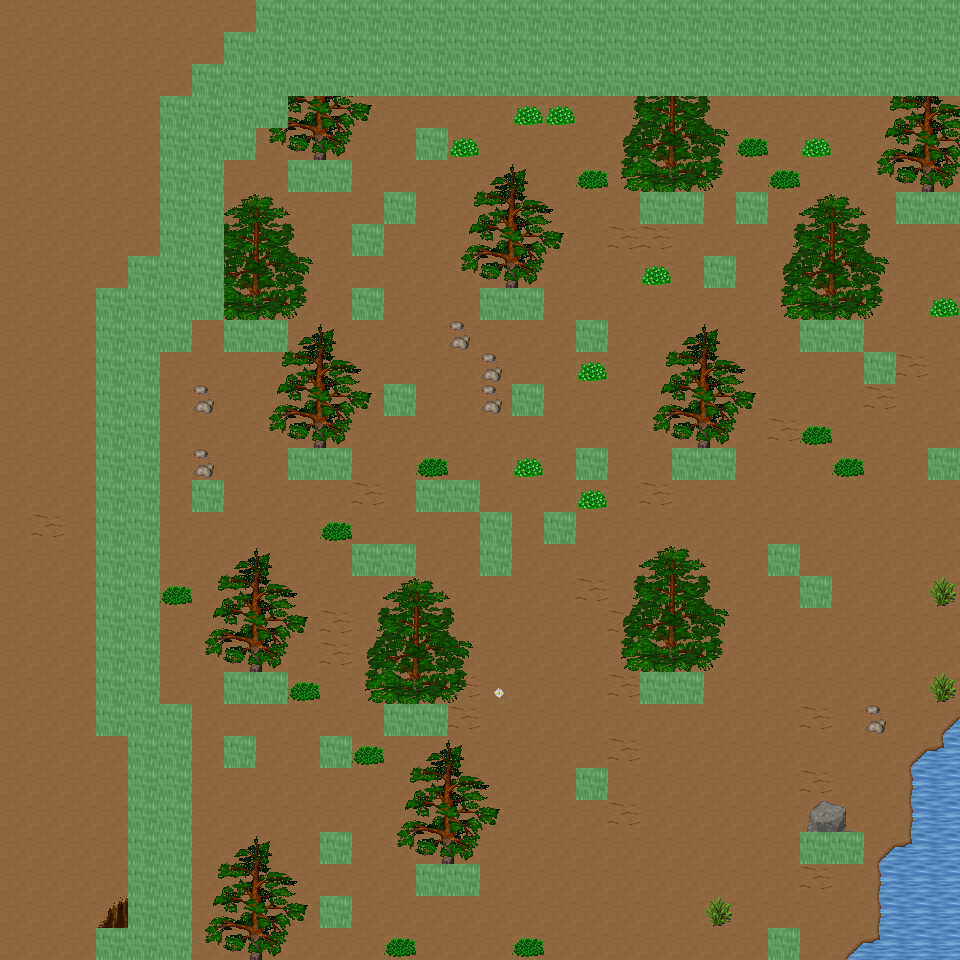

Rendered tile map (Tiled .tmx) drawn with the repository's tilesets; below, a short description and the map source with its tile grids summarised:
An orthogonal 30x30 tile map with 32x32 px tiles, 6 tile layers (Ground, Object, Object2, Above, ...), 57 tilesets and 6 objects (6x mapExit).

<map version="1.0" orientation="orthogonal" renderorder="right-down" width="30" height="30" tilewidth="32" tileheight="32" nextobjectid="7">
  <tileset firstgid="1" name="tileset_ground_ground" tilewidth="32" tileheight="32" tilecount="33" columns="3">
    <image source="../drawable/tileset_ground_ground.png" width="96" height="352" />
  </tileset>
  <tileset firstgid="34" name="tileset_ground_ice_ice" tilewidth="32" tileheight="32" tilecount="3" columns="3">
    <image source="../drawable/tileset_ground_ice_ice.png" width="96" height="32" />
  </tileset>
  <tileset firstgid="37" name="tileset_ground_indoor_brown_hole" tilewidth="32" tileheight="32" tilecount="56" columns="7">
    <image source="../drawable/tileset_ground_indoor_brown_hole.png" width="224" height="256" />
  </tileset>
  <tileset firstgid="93" name="tileset_ground_earth_edges" tilewidth="32" tileheight="32" tilecount="18" columns="6">
    <image source="../drawable/tileset_ground_earth_edges.png" width="192" height="96" />
  </tileset>
  <tileset firstgid="111" name="tileset_ground_rock_pebbles" tilewidth="32" tileheight="32" tilecount="3" columns="1">
    <image source="../drawable/tileset_ground_rock_pebbles.png" width="32" height="96" />
  </tileset>
  <tileset firstgid="114" name="tileset_item_corpse_huge_animal" tilewidth="32" tileheight="32" tilecount="16" columns="2">
    <image source="../drawable/tileset_item_corpse_huge_animal.png" width="64" height="256" />
  </tileset>
  <tileset firstgid="130" name="tileset_plant_flower_daisy_white" tilewidth="32" tileheight="32" tilecount="8" columns="2">
    <image source="../drawable/tileset_plant_flower_daisy_white.png" width="64" height="128" />
  </tileset>
  <tileset firstgid="138" name="tileset_ground_ridge_earth_dark" tilewidth="32" tileheight="32" tilecount="96" columns="12">
    <image source="../drawable/tileset_ground_ridge_earth_dark.png" width="384" height="256" />
  </tileset>
  <tileset firstgid="234" name="tileset_ground_grass_edges" tilewidth="32" tileheight="32" tilecount="36" columns="12">
    <image source="../drawable/tileset_ground_grass_edges.png" width="384" height="96" />
  </tileset>
  <tileset firstgid="270" name="tileset_ground_ridge_ice_2" tilewidth="32" tileheight="32" tilecount="42" columns="7">
    <image source="../drawable/tileset_ground_ridge_ice_2.png" width="224" height="192" />
  </tileset>
  <tileset firstgid="312" name="tileset_ground_ice_glacier" tilewidth="32" tileheight="32" tilecount="1" columns="1">
    <image source="../drawable/tileset_ground_ice_glacier.png" width="32" height="32" />
  </tileset>
  <tileset firstgid="313" name="tileset_plant_bush_large_brown" tilewidth="32" tileheight="32" tilecount="9" columns="3">
    <image source="../drawable/tileset_plant_bush_large_brown.png" width="96" height="96" />
  </tileset>
  <tileset firstgid="322" name="tileset_ground_ridge_ice" tilewidth="32" tileheight="32" tilecount="42" columns="7">
    <image source="../drawable/tileset_ground_ridge_ice.png" width="224" height="192" />
  </tileset>
  <tileset firstgid="364" name="tileset_plant_bush_various_small" tilewidth="32" tileheight="32" tilecount="9" columns="3">
    <image source="../drawable/tileset_plant_bush_various_small.png" width="96" height="96" />
  </tileset>
  <tileset firstgid="373" name="tileset_ground_rock_rocks_2" tilewidth="32" tileheight="32" tilecount="4" columns="2">
    <image source="../drawable/tileset_ground_rock_rocks_2.png" width="64" height="64" />
  </tileset>
  <tileset firstgid="377" name="tileset_ground_brown_2" tilewidth="32" tileheight="32" tilecount="2" columns="1">
    <image source="../drawable/tileset_ground_brown_2.png" width="32" height="64" />
  </tileset>
  <tileset firstgid="379" name="tileset_plant_bush_large_green" tilewidth="32" tileheight="32" tilecount="9" columns="3">
    <image source="../drawable/tileset_plant_bush_large_green.png" width="96" height="96" />
  </tileset>
  <tileset firstgid="388" name="tileset_plant_grasses" tilewidth="32" tileheight="32" tilecount="6" columns="3">
    <image source="../drawable/tileset_plant_grasses.png" width="96" height="64" />
  </tileset>
  <tileset firstgid="394" name="tileset_furniture_table_long_side_on_pale" tilewidth="32" tileheight="32" tilecount="3" columns="3">
    <image source="../drawable/tileset_furniture_table_long_side_on_pale.png" width="96" height="32" />
  </tileset>
  <tileset firstgid="397" name="tileset_item_blood_nsew_stains" tilewidth="32" tileheight="32" tilecount="4" columns="2">
    <image source="../drawable/tileset_item_blood_nsew_stains.png" width="64" height="64" />
  </tileset>
  <tileset firstgid="401" name="tileset_item_blood_floor_stains_2" tilewidth="32" tileheight="32" tilecount="4" columns="2">
    <image source="../drawable/tileset_item_blood_floor_stains_2.png" width="64" height="64" />
  </tileset>
  <tileset firstgid="405" name="tileset_item_statue_grey_stone" tilewidth="32" tileheight="32" tilecount="4" columns="2">
    <image source="../drawable/tileset_item_statue_grey_stone.png" width="64" height="64" />
  </tileset>
  <tileset firstgid="409" name="tileset_item_statue_cross" tilewidth="32" tileheight="32" tilecount="1" columns="1">
    <image source="../drawable/tileset_item_statue_cross.png" width="32" height="32" />
  </tileset>
  <tileset firstgid="410" name="tileset_item_button_gold" tilewidth="32" tileheight="32" tilecount="2" columns="2">
    <image source="../drawable/tileset_item_button_gold.png" width="64" height="32" />
  </tileset>
  <tileset firstgid="412" name="tileset_ground_rock_green_crystal" tilewidth="32" tileheight="32" tilecount="9" columns="3">
    <image source="../drawable/tileset_ground_rock_green_crystal.png" width="96" height="96" />
  </tileset>
  <tileset firstgid="421" name="tileset_item_statue_metal_and_stone" tilewidth="32" tileheight="32" tilecount="6" columns="3">
    <image source="../drawable/tileset_item_statue_metal_and_stone.png" width="96" height="64" />
  </tileset>
  <tileset firstgid="427" name="tileset_ground_ladder_horizontal_pale" tilewidth="32" tileheight="32" tilecount="3" columns="1">
    <image source="../drawable/tileset_ground_ladder_horizontal_pale.png" width="32" height="96" />
  </tileset>
  <tileset firstgid="430" name="tileset_building_fence_fence_chunky" tilewidth="32" tileheight="32" tilecount="21" columns="3">
    <image source="../drawable/tileset_building_fence_fence_chunky.png" width="96" height="224" />
  </tileset>
  <tileset firstgid="451" name="tileset_plant_bush_bushes" tilewidth="32" tileheight="32" tilecount="10" columns="5">
    <image source="../drawable/tileset_plant_bush_bushes.png" width="160" height="64" />
  </tileset>
  <tileset firstgid="461" name="tileset_item_blood_floor_stain" tilewidth="32" tileheight="32" tilecount="1" columns="1">
    <image source="../drawable/tileset_item_blood_floor_stain.png" width="32" height="32" />
  </tileset>
  <tileset firstgid="462" name="tileset_item_corpse_skull_dark" tilewidth="32" tileheight="32" tilecount="2" columns="2">
    <image source="../drawable/tileset_item_corpse_skull_dark.png" width="64" height="32" />
  </tileset>
  <tileset firstgid="464" name="tileset_logic_creature_human" tilewidth="32" tileheight="32" tilecount="5" columns="5">
    <image source="../drawable/tileset_logic_creature_human.png" width="160" height="32" />
  </tileset>
  <tileset firstgid="469" name="tileset_logic_creature_elemental" tilewidth="32" tileheight="32" tilecount="16" columns="8">
    <image source="../drawable/tileset_logic_creature_elemental.png" width="256" height="64" />
  </tileset>
  <tileset firstgid="485" name="tileset_logic_creature_undead" tilewidth="32" tileheight="32" tilecount="16" columns="8">
    <image source="../drawable/tileset_logic_creature_undead.png" width="256" height="64" />
  </tileset>
  <tileset firstgid="501" name="tileset_logic_item_sheepfood" tilewidth="32" tileheight="32" tilecount="1" columns="1">
    <image source="../drawable/tileset_logic_item_sheepfood.png" width="32" height="32" />
  </tileset>
  <tileset firstgid="502" name="tileset_logic_creature_sheep" tilewidth="32" tileheight="32" tilecount="1" columns="1">
    <image source="../drawable/tileset_logic_creature_sheep.png" width="32" height="32" />
  </tileset>
  <tileset firstgid="503" name="tileset_logic_collision" tilewidth="32" tileheight="32" tilecount="1" columns="1">
    <image source="../drawable/tileset_logic_collision.png" width="32" height="32" />
  </tileset>
  <tileset firstgid="504" name="tileset_plant_tree_taller_trees" tilewidth="32" tileheight="32" tilecount="32" columns="8">
    <image source="../drawable/tileset_plant_tree_taller_trees.png" width="256" height="128" />
  </tileset>
  <tileset firstgid="536" name="tileset_building_wall_int_clay" tilewidth="32" tileheight="32" tilecount="100" columns="10">
    <image source="../drawable/tileset_building_wall_int_clay.png" width="320" height="320" />
  </tileset>
  <tileset firstgid="636" name="tileset_plant_tree_pine_tree" tilewidth="32" tileheight="32" tilecount="20" columns="4">
    <image source="../drawable/tileset_plant_tree_pine_tree.png" width="128" height="160" />
  </tileset>
  <tileset firstgid="656" name="tileset_plant_tree_pine_tree_1" tilewidth="32" tileheight="32" tilecount="20" columns="4">
    <image source="../drawable/tileset_plant_tree_pine_tree_1.png" width="128" height="160" />
  </tileset>
  <tileset firstgid="676" name="tileset_plant_stump_hollow_logs" tilewidth="32" tileheight="32" tilecount="6" columns="3">
    <image source="../drawable/tileset_plant_stump_hollow_logs.png" width="96" height="64" />
  </tileset>
  <tileset firstgid="682" name="tileset_plant_stump_small_stump" tilewidth="32" tileheight="32" tilecount="4" columns="2">
    <image source="../drawable/tileset_plant_stump_small_stump.png" width="64" height="64" />
  </tileset>
  <tileset firstgid="686" name="tileset_plant_stump_stump_snow1" tilewidth="32" tileheight="32" tilecount="2" columns="2">
    <image source="../drawable/tileset_plant_stump_stump_snow1.png" width="64" height="32" />
  </tileset>
  <tileset firstgid="688" name="tileset_plant_stump_stump_snow" tilewidth="32" tileheight="32" tilecount="2" columns="2">
    <image source="../drawable/tileset_plant_stump_stump_snow.png" width="64" height="32" />
  </tileset>
  <tileset firstgid="690" name="tileset_building_decoration_rocks" tilewidth="32" tileheight="32" tilecount="6" columns="3">
    <image source="../drawable/tileset_building_decoration_rocks.png" width="96" height="64" />
  </tileset>
  <tileset firstgid="696" name="tileset_ground_rock_rocks" tilewidth="32" tileheight="32" tilecount="4" columns="2">
    <image source="../drawable/tileset_ground_rock_rocks.png" width="64" height="64" />
  </tileset>
  <tileset firstgid="700" name="tileset_ground_grass_corners" tilewidth="32" tileheight="32" tilecount="24" columns="6">
    <image source="../drawable/tileset_ground_grass_corners.png" width="192" height="128" />
  </tileset>
  <tileset firstgid="724" name="tileset_plant_lily_pads" tilewidth="32" tileheight="32" tilecount="2" columns="1">
    <image source="../drawable/tileset_plant_lily_pads.png" width="32" height="64" />
  </tileset>
  <tileset firstgid="726" name="tileset_plant_tree_snow_on_pine" tilewidth="32" tileheight="32" tilecount="20" columns="4">
    <image source="../drawable/tileset_plant_tree_snow_on_pine.png" width="128" height="160" />
  </tileset>
  <tileset firstgid="746" name="tileset_ground_stonecircle" tilewidth="32" tileheight="32" tilecount="81" columns="9">
    <image source="../drawable/tileset_ground_stonecircle.png" width="288" height="288" />
  </tileset>
  <tileset firstgid="827" name="tileset_object_rotating_crystal" tilewidth="32" tileheight="32" tilecount="48" columns="8">
    <image source="../drawable/tileset_object_rotating_crystal.png" width="256" height="192" />
  </tileset>
  <tileset firstgid="875" name="tileset_light_white_1x1" tilewidth="32" tileheight="32" tilecount="1" columns="1">
    <image source="../drawable/tileset_light_white_1x1.png" width="32" height="32" />
  </tileset>
  <tileset firstgid="876" name="tileset_light_light_5x5" tilewidth="32" tileheight="32" tilecount="25" columns="5">
    <image source="../drawable/tileset_light_light_5x5.png" width="160" height="160" />
  </tileset>
  <tileset firstgid="901" name="tileset_logic_creature_fowl" tilewidth="32" tileheight="32" tilecount="6" columns="6">
    <image source="../drawable/tileset_logic_creature_fowl.png" width="192" height="32" />
  </tileset>
  <tileset firstgid="907" name="tileset_building_wall_int_sandstone" tilewidth="32" tileheight="32" tilecount="15" columns="3">
    <image source="../drawable/tileset_building_wall_int_sandstone.png" width="96" height="160" />
  </tileset>
  <tileset firstgid="922" name="tileset_logic_creature_animal" tilewidth="32" tileheight="32" tilecount="32" columns="8">
    <image source="../drawable/tileset_logic_creature_animal.png" width="256" height="128" />
  </tileset>
  <layer name="Ground" width="30" height="30">
    <data>[900 cells, 900 non-empty, 2 distinct tile ids]</data>
  </layer>
  <layer name="Object" width="30" height="30">
    <data>[900 cells, 250 non-empty, 46 distinct tile ids]</data>
  </layer>
  <layer name="Object2" width="30" height="30">
    <data>[900 cells, 0 non-empty, 0 distinct tile ids]</data>
  </layer>
  <layer name="Above" width="30" height="30">
    <data>[900 cells, 218 non-empty, 36 distinct tile ids]</data>
  </layer>
  <layer name="Above2" width="30" height="30">
    <data>[900 cells, 0 non-empty, 0 distinct tile ids]</data>
  </layer>
  <layer name="Walkable" width="30" height="30">
    <data>[900 cells, 186 non-empty, 1 distinct tile ids]</data>
  </layer>
  <objectgroup name="MapEvents">
    <object id="1" name="south" type="mapExit" x="0" y="928" width="96" height="32">
      <properties>
        <property name="map" value="level_0_x68_y9" />
        <property name="x" value="0" />
        <property name="y" value="1" />
      </properties>
    </object>
    <object id="2" name="south2" type="mapExit" x="192" y="928" width="576" height="32">
      <properties>
        <property name="map" value="level_0_x68_y9" />
        <property name="x" value="6" />
        <property name="y" value="1" />
      </properties>
    </object>
    <object id="3" name="south3" type="mapExit" x="800" y="928" width="160" height="32">
      <properties>
        <property name="map" value="level_0_x68_y9" />
        <property name="x" value="25" />
        <property name="y" value="1" />
      </properties>
    </object>
    <object id="4" name="east" type="mapExit" x="928" y="96" width="32" height="96">
      <properties>
        <property name="map" value="level_0_x69_y8" />
        <property name="x" value="1" />
        <property name="y" value="3" />
      </properties>
    </object>
    <object id="5" name="east2" type="mapExit" x="928" y="224" width="32" height="224">
      <properties>
        <property name="map" value="level_0_x69_y8" />
        <property name="x" value="1" />
        <property name="y" value="7" />
      </properties>
    </object>
    <object id="6" name="east3" type="mapExit" x="928" y="480" width="32" height="480">
      <properties>
        <property name="map" value="level_0_x69_y8" />
        <property name="x" value="1" />
        <property name="y" value="15" />
      </properties>
    </object>
  </objectgroup>
</map>
